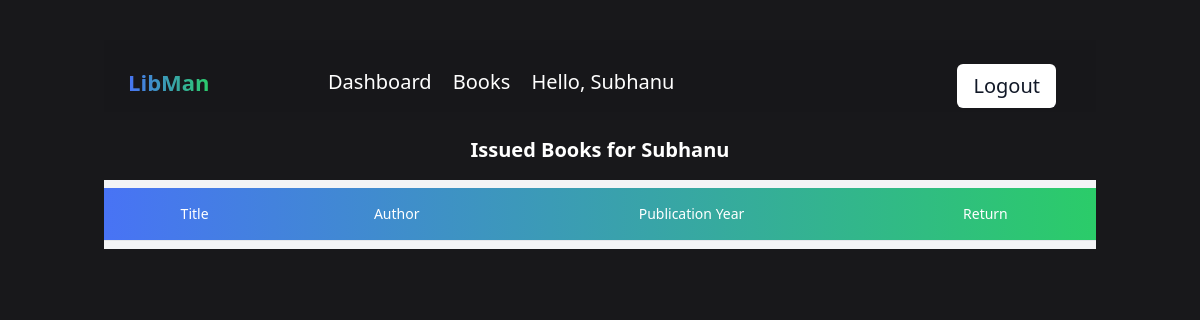
The app's page /userPage/ (signed in), older data.
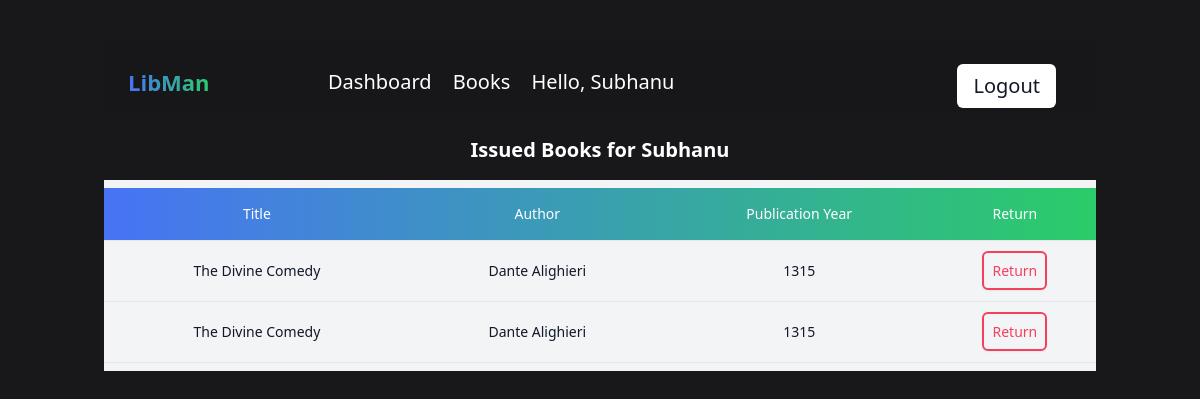
The same page, newer data.
### main/models.py (models this page shows, shortened)
class Customer(models.Model):
    user=models.OneToOneField(User, null=True,on_delete=models.CASCADE)
    name=models.CharField(max_length=200, null=True)
    email=models.CharField(max_length=200, null=True)
    date_created=models.DateTimeField(auto_now_add=True, null=True)

class Issue(models.Model):
    customer = models.ForeignKey(Customer,null=True,on_delete=models.SET_NULL)
    book = models.ForeignKey(Book,null=True,on_delete=models.SET_NULL)
    issue_date=models.DateTimeField(auto_now_add=True, null=True)

class Book(models.Model):
    title=models.CharField(max_length=200, null=True)
    author=models.CharField(max_length=200, null=True)
    yearOfPublication=models.CharField(max_length=5, null=True)
    copies=models.IntegerField(null=True)
    description=models.CharField(max_length=10000, null=True)
    date_created=models.DateTimeField(auto_now_add=True, null=True)
    tags=models.ManyToManyField(Tag)

### main/views.py (the view)
# urls.py: path('userPage/',views.userPage,name='userPage'),
def userPage(request):
    issues = request.user.customer.issue_set.all()
    total_issues = issues.count()
    custName=request.user.customer.name
    context={'issues':issues,'custName':custName}
    return render(request,'main/user_home.html',context)

### main/templates/main/user_home.html (shortened to what this page needs)
{% extends 'main/base.html' %}
{% block content %}
<div>
    <div class="font-bold text-xl my-4 text-center">Issued Books for {{custName}}</div>
    <div class="flex flex-col bg-gray-100">
        <div class="overflow-x-auto sm:-mx-6 lg:-mx-8">
          <div class="py-2 inline-block min-w-full sm:px-6 lg:px-8">
            <div class="overflow-x-auto">
              <table class="min-w-full text-center">
                <thead class="border-b bg-gradient-to-r from-[#4873f5] to-[#2bcc69] ">
                  <tr>
                    <th scope="col" class="text-sm font-medium px-6 py-4 text-center">
                      Title
                    </th>
                    <th scope="col" class="text-sm font-medium px-6 py-4 text-center">
                      Author
                    </th>
                    <th scope="col" class="text-sm font-medium px-6 py-4 text-center">
                      Publication Year
                    </th>
                    <th scope="col" class="text-sm font-medium px-6 py-4 text-center">
                      Return
                    </th>
                  </tr>
                </thead>
                <tbody>
                    {% for issue in issues %}
                  <tr class="border-b">
                    <td class="text-sm text-gray-900 px-6 py-4 whitespace-nowrap">
                      {{issue.book.title}}
                    </td>
                    <td class="text-sm text-gray-900 px-6 py-4 whitespace-nowrap">
                      {{issue.book.author}}
                    </td>
                    <td class="text-sm text-gray-900 px-6 py-4 whitespace-nowrap">
                      {{issue.book.yearOfPublication}}
                    </td>
                    <td class="px-2 py-5 border-b border-gray-200 text-sm text-center">
                      <a class="border-2 text-center cursor-pointer border-rose-500 text-rose-500 bg-transparent hover:bg-rose-500 hover:text-white shadow-sm rounded-md p-2 whitespace-no-wrap" href="{% url 'return_book' issue.id %}">
                        Return
                      </a>
                    </td>
                  </tr>
                  {% endfor %}
                </tbody>
              </table>
            </div>
          </div>
        </div>
      </div>
</div>
{% endblock %}

### main/templates/main/base.html (shortened to what this page needs)
<!DOCTYPE html>
<html lang="en">
  <head>
    <script src="https://cdn.tailwindcss.com"></script>
  </head>
  <body
    class="bg-zinc-900 text-white m-0 text-xl w-full text-white overflow-auto font-figtree"
  >
    <main class="m-auto p-6 max-w-6xl md:p-10 md:px-20">
      <nav
        class="pt-6 pb-4 md:pb-12 sticky !backdrop-blur-sm !bg-opacity-80 top-0 bg-zinc-900"
      >
        <span
          class="absolute pr-4 font-bold text-[22px] left-12 md:left-5 ml-2 pt-0 md:left-14 md:ml-1 md:pt-1"
        >
          <a
            href="/"
            class="text-transparent bg-clip-text bg-gradient-to-r from-[#4873f5] to-[#2bcc69] animate-rainbow"
            >LibMan</a
          >
        </span>
        <span
          class="absolute pl-14 text-xl left-40 pt-1 w-max-4xl hidden md:block text-white "
        >
          {% if request.user.is_staff %}
          <a class="px-2 hover:text-blue-400 transition" href="/">Home</a>
          {% else %}
          <a class="px-2 hover:text-blue-400 transition" href="/userPage">Dashboard</a>
          {% endif %}
          <a class="px-2 hover:text-blue-400 transition" href="/books">Books</a>
          <span class="px-2 hover:text-blue-400 transition ">Hello, {{request.user.customer.name}} </span>
        </span>
        <a
          class="absolute pointer right-8 md:right-10 py-2 px-4 bg-white text-gray-900 rounded-md"
          href="{% url 'logout' %}"
          target="_blank"
          rel="noopener nofollow"
          aria-label="github logo"
        >
          Logout
        </a>
      </nav>
      <div class="w-full mt-6">{% block content %}{% endblock %}</div>
    </main>
  </body>
</html>

Row changes from the older to the newer data that the page shows:
added Issue: book "The Divine Comedy", book.author "Dante Alighieri", book.yearOfPublication "1315"
added Issue: book "The Divine Comedy", book.author "Dante Alighieri", book.yearOfPublication "1315"
